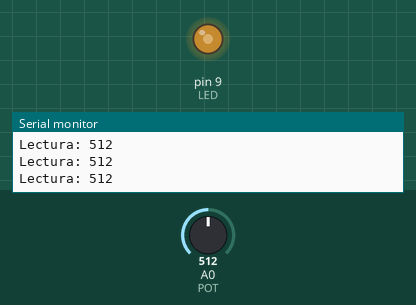
Recording of a sketch running on a simulated Arduino Uno, built with avr-gcc and run on an emulated ATmega328P. On the bench: output pins drawn as LEDs (lit = HIGH), the last lines printed to the serial monitor. The test bench sets the inputs (shaded band); at power-on: A0 (POT) = 512.

Above: at 1.2 s.
1.3 s: A0 (POT) set to 716
At 1.9 s:
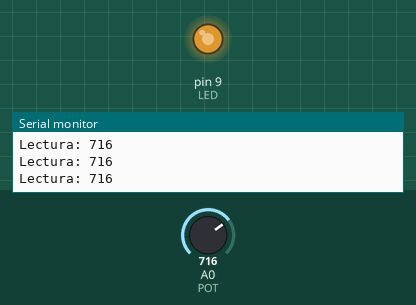
2.8 s: A0 (POT) set to 900
At 4.0 s:
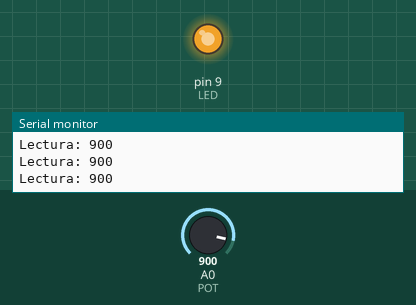
4.3 s: A0 (POT) set to 122
At 5.4 s:
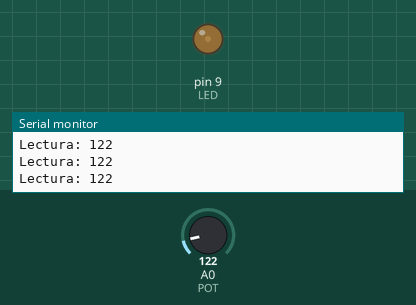
5.8 s: A0 (POT) set to 0
At 6.5 s:
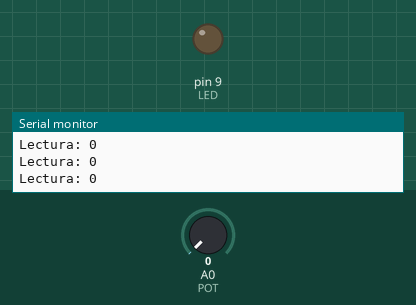
7.3 s: A0 (POT) set to 511
At 7.7 s:
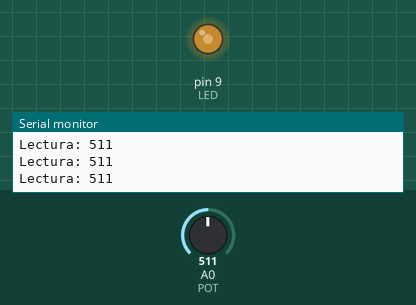
Timing chart, 0 to 9.8 s (numbered marks = the images above; inputs shaded):
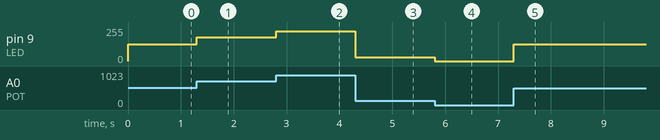

Measured:
- after the input at 1.3 s, pin 9 (LED): 127/255 → 178/255 at once
- after the input at 2.8 s, pin 9 (LED): 178/255 → 224/255 at once
- after the input at 4.3 s, pin 9 (LED): 224/255 → 30/255 at once
- after the input at 5.8 s, pin 9 (LED): 30/255 → 0/255 at once
- after the input at 7.3 s, pin 9 (LED): 0/255 → 127/255 at once

The sketch:

pot-ritmo.ino
```cpp
// Fallo: escribe una línea cada 100 ms.
const int POT = A0;
const int LED = 9;
unsigned long ultimo = 0;

void setup() {
  Serial.begin(9600);
}

void loop() {
  int lectura = analogRead(POT);
  analogWrite(LED, map(lectura, 0, 1023, 0, 255));
  if (millis() - ultimo >= 100) {
    ultimo += 100;
    Serial.print("Lectura: ");
    Serial.println(lectura);
  }
}
```
